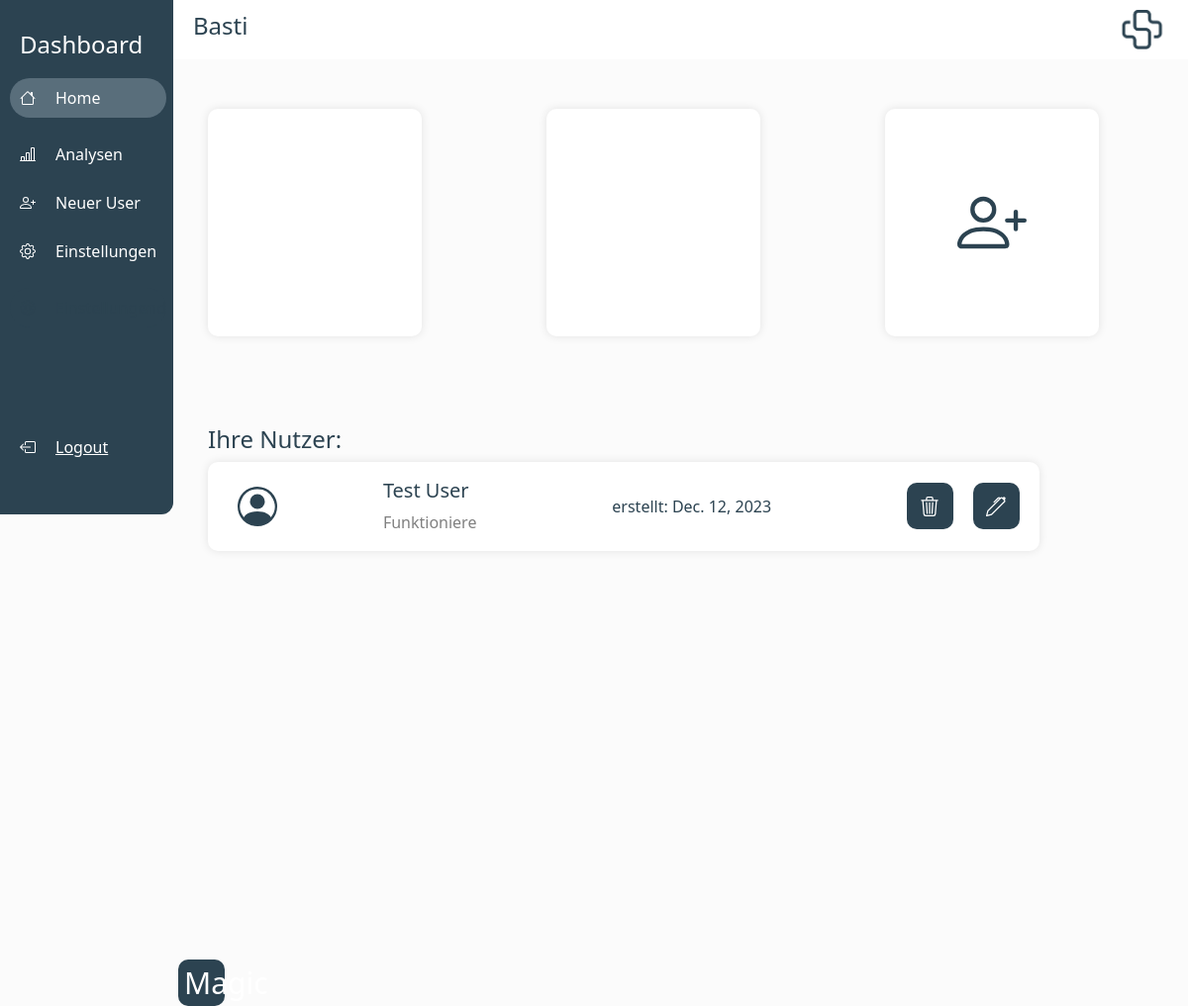
The app's page / (signed in), older data.
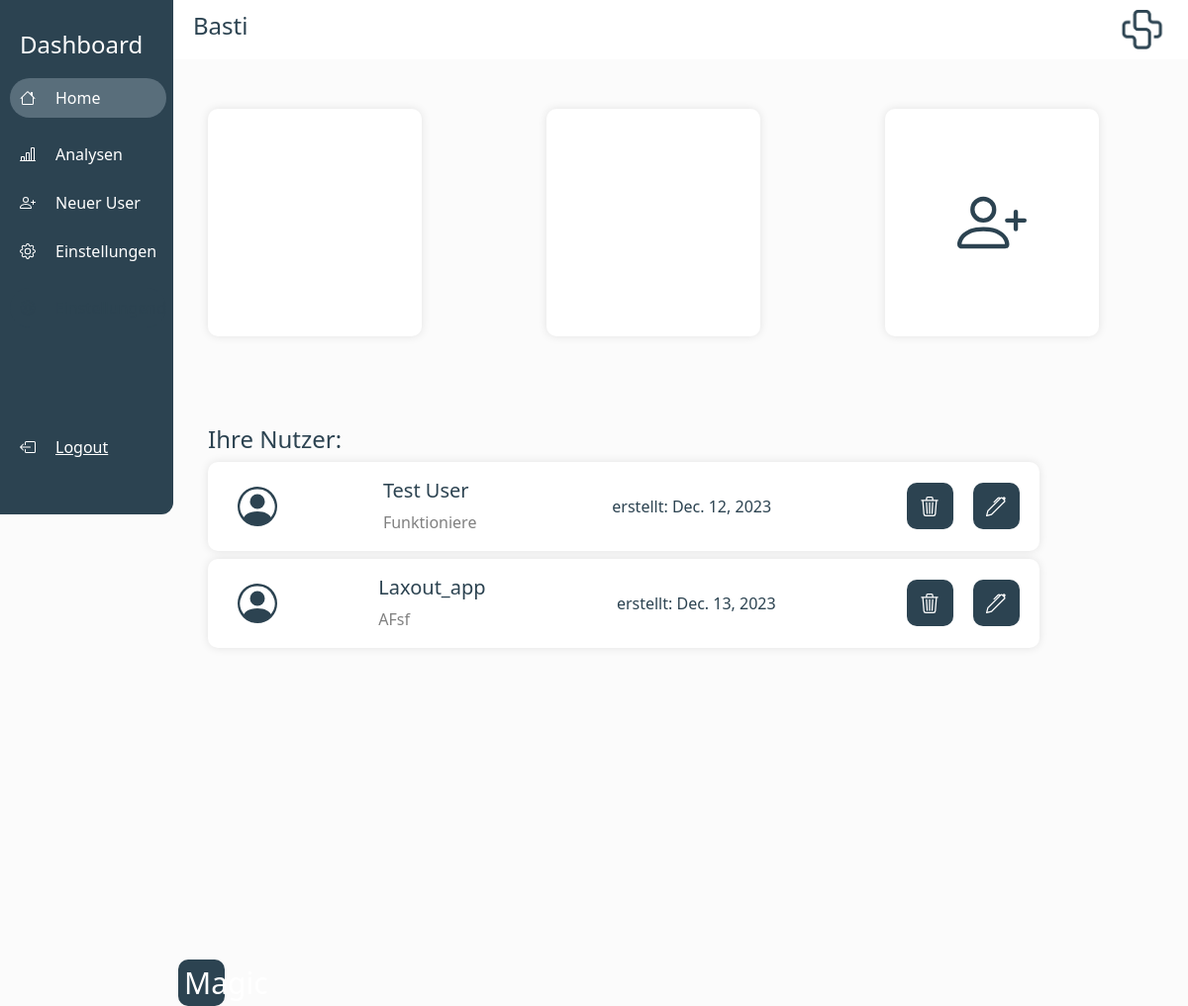
The same page, newer data.
### laxout_app/models.py (models this page shows)
class LaxoutUser(models.Model):
    user_uid = models.CharField(max_length=420, default=str(uuid4()), unique=True)
    laxout_user_name = models.CharField(max_length=200, default="")
    laxout_credits = models.IntegerField(default=0)
    note = models.CharField(max_length=200, default="")
    creation_date = models.DateField(default= timezone.now())
    exercises = models.ManyToManyField(Laxout_Exercise)
    created_by = models.ForeignKey(User, on_delete=models.CASCADE)
    indexes = models.ManyToManyField(IndexesLaxoutUser)

### laxout_app/views.py (the view)
# urls.py: 2. Add a URL to urlpatterns:  path('', views.home, name='home')
@login_required(login_url="login")
def home(request):
    users = LaxoutUser.objects.all()
    user_list = []
    for user in users:
        if user.created_by == request.user:
            user_list.append(user)
    return render(
        request,
        "laxout_app/home.html",
        {"users": user_list},
    )

### laxout_app/templates/laxout_app/home.html (shortened to what this page needs)
{%extends 'laxout_app/main.html'%}
{%load crispy_forms_tags%}
{%block praxisname%}
{{user.username}}
{%endblock praxisname%}
{%block content%}
<body>
    <div class="row-basti" style="justify-content: space-between; padding-left: 30px; padding-right: 90px;">
        <div class="home-item"></div>
        <div class="home-item"></div>
        <div class="home-item" style="align-items: center; display: flex; justify-content: center;">
            <button style="background: none; border: none;" onclick="create_user()">
                <div>
                </div>
            </button>
        </div>
    </div>
    <div style=" padding-left: 30px; padding-right: 30px; padding-top: 60px; background:none; height: 600px;">
        <h4 style="color: rgb(44, 67, 81);">
            Ihre Nutzer:
        </h4>
        {% for user in users%}
        <div class="user-item" style="justify-items: center; justify-content: space-between;">
            <div style="padding-left: 30px; ">
            </div>
            <div style="padding-right: 30px;">
                <h5 style="color: rgb(44, 67, 81);">
                    {{user.laxout_user_name}}
                </h5>
                <div style="color: grey;">{{user.note}}</div>
            </div>
            <div style="padding-right: 30px;color: rgb(44, 67, 81);">
                erstellt: {{user.creation_date}}
            </div>
            <div style="flex-direction: row; display: flex;">
                <button class="delete-button"
                    style="display: flex; justify-items: center; justify-content: center; align-items: center; width: 70; font-size: 16px;"
                    onclick="delete_user('{{user.id}}')">
                </button>
                <button class="delete-button"
                    style="display: flex; justify-items: center; justify-content: center; align-items: center; width: 70; font-size: 16px;"
                    onclick="edit_user('{{user.id}}')">
                </button>
            </div>
        </div>
        {%endfor%}
    </div>
    <button class="delete-button" onclick="magic()">
        Magic
    </button>
</body>
{%endblock content%}

Row changes from the older to the newer data that the page shows:
added LaxoutUser: laxout_user_name "Laxout_app", note "AFsf", creation_date "Dec. 13, 2023"
